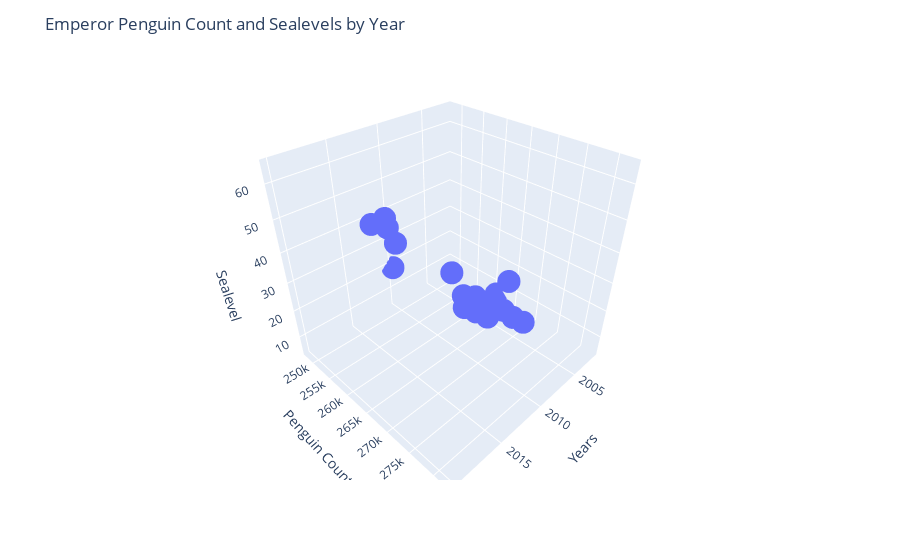

Source (notebook cell):
### Markdown cell above
## Correlation between rising sea levels and number of Emperor penguins

### Code cell
emperor_penguin = interpolated_data[interpolated_data['common_name'] == 'emperor penguin'].groupby('year')['penguin_count'].sum()
sealevels_range_2002_2020['GMSL_GIA']

fig = px.scatter_3d(emperor_penguin.index, x='year', y=emperor_penguin, z=sealevels_range_2002_2020['GMSL_GIA'])

fig.update_layout(scene=dict(xaxis_title='Years', yaxis_title='Penguin Count', zaxis_title='Sealevel'),
                  title='Emperor Penguin Count and Sealevels by Year',
                  )

fig.show()

### Figure 1 — Plotly figure (JSON) as saved in the notebook; plotly's stock layout.template omitted (floating-point values rounded to 4 significant figures)
{"data": [{"hovertemplate": "year=%{x}<br>y=%{y}<br>z=%{z}<extra></extra>", "legendgroup": "", "marker": {"color": "#636efa", "symbol": "circle"}, "mode": "markers", "name": "", "scene": "scene", "showlegend": false, "type": "scatter3d", "x": [2002, 2003, 2004, 2005, 2006, 2007, 2008, 2009, 2010, 2011, 2012, 2013, 2014, 2015, 2016, 2017, 2018, 2019, 2020], "y": [260900.0, 261900.0, 265848, 269500.0, 273048, 262000.0, 268327, 267100.0, 248100.0, 268200.0, 273600.0, 273987, 273300.0, 282100.0, 274800.0, 266500.0, 267600.0, 269700.0, 269700.0], "z": [5.78, 4.58, 7.43, 10.3, 14.21, 11.96, 15.21, 23.54, 18.9, 24.57, 33.75, 32.95, 39.2, 53.32, 50.64, 53.12, 59.28, 64.39, 64.39]}], "layout": {"legend": {"tracegroupgap": 0}, "margin": {"t": 60}, "scene": {"domain": {"x": [0, 1], "y": [0, 1]}, "xaxis": {"title": {"text": "Years"}}, "yaxis": {"title": {"text": "Penguin Count"}}, "zaxis": {"title": {"text": "Sealevel"}}}, "title": {"text": "Emperor Penguin Count and Sealevels by Year"}}}
